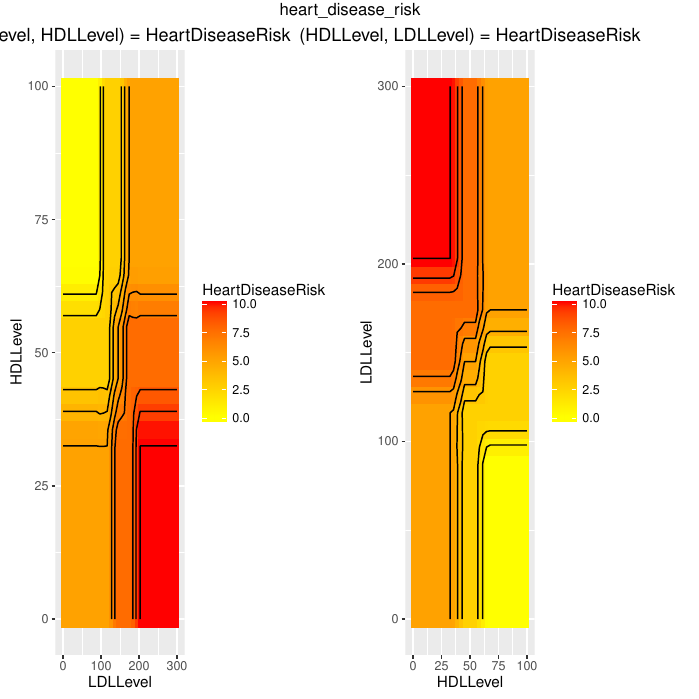

Generate this figure with R:
#R script generated with jfuzzylite 6.0.

library(ggplot2);

engine.name = "heart_disease_risk"
engine.fll = "Engine: heart_disease_risk
InputVariable: LDLLevel
  enabled: true
  range: 0.000 300.000
  lock-range: false
  term: Low Trapezoid -1.000 0.000 90.000 110.000
  term: LowBorderline Trapezoid 90.000 110.000 120.000 140.000
  term: Borderline Trapezoid 120.000 140.000 150.000 170.000
  term: HighBorderline Trapezoid 150.000 170.000 180.000 200.000
  term: High Trapezoid 180.000 200.000 300.000 301.000
InputVariable: HDLLevel
  enabled: true
  range: 0.000 100.000
  lock-range: false
  term: LowHDL Trapezoid -1.000 0.000 35.000 45.000
  term: ModerateHDL Trapezoid 35.000 45.000 55.000 65.000
  term: HighHDL Trapezoid 55.000 65.000 100.000 101.000
OutputVariable: HeartDiseaseRisk
  enabled: true
  range: 0.000 10.000
  lock-range: false
  aggregation: none
  defuzzifier: WeightedAverage TakagiSugeno
  default: nan
  lock-previous: false
  term: NoRisk Constant 0.000
  term: LowRisk Constant 2.500
  term: MediumRisk Constant 5.000
  term: HighRisk Constant 7.500
  term: ExtremeRisk Constant 10.000
RuleBlock: 
  enabled: true
  conjunction: Minimum
  disjunction: none
  implication: none
  activation: General
  rule: if LDLLevel is Low and HDLLevel is LowHDL then HeartDiseaseRisk is MediumRisk
  rule: if LDLLevel is Low and HDLLevel is ModerateHDL then HeartDiseaseRisk is LowRisk
  rule: if LDLLevel is Low and HDLLevel is HighHDL then HeartDiseaseRisk is NoRisk
  rule: if LDLLevel is LowBorderline and HDLLevel is LowHDL then HeartDiseaseRisk is MediumRisk
  rule: if LDLLevel is LowBorderline and HDLLevel is ModerateHDL then HeartDiseaseRisk is LowRisk
  rule: if LDLLevel is LowBorderline and HDLLevel is HighHDL then HeartDiseaseRisk is LowRisk
  rule: if LDLLevel is Borderline and HDLLevel is LowHDL then HeartDiseaseRisk is HighRisk
  rule: if LDLLevel is Borderline and HDLLevel is ModerateHDL then HeartDiseaseRisk is MediumRisk
  rule: if LDLLevel is Borderline and HDLLevel is HighHDL then HeartDiseaseRisk is LowRisk
  rule: if LDLLevel is HighBorderline and HDLLevel is LowHDL then HeartDiseaseRisk is HighRisk
  rule: if LDLLevel is HighBorderline and HDLLevel is ModerateHDL then HeartDiseaseRisk is HighRisk
  rule: if LDLLevel is HighBorderline and HDLLevel is HighHDL then HeartDiseaseRisk is MediumRisk
  rule: if LDLLevel is High and HDLLevel is LowHDL then HeartDiseaseRisk is ExtremeRisk
  rule: if LDLLevel is High and HDLLevel is ModerateHDL then HeartDiseaseRisk is HighRisk
  rule: if LDLLevel is High and HDLLevel is HighHDL then HeartDiseaseRisk is MediumRisk"

engine.fldFile = "heart_disease_risk.fld"
if (require(data.table)) {
    engine.df = data.table::fread(engine.fldFile, sep="auto", header="auto")
} else {
    engine.df = read.table(engine.fldFile, header=TRUE)
}

engine.plot.i1i2_o1 = ggplot(engine.df, aes(LDLLevel, HDLLevel)) + 
    geom_tile(aes(fill=HeartDiseaseRisk)) + 
    scale_fill_gradient(low="yellow", high="red") + 
    stat_contour(aes(x=LDLLevel, y=HDLLevel, z=HeartDiseaseRisk), color="black") + 
    ggtitle("(LDLLevel, HDLLevel) = HeartDiseaseRisk")

engine.plot.i2i1_o1 = ggplot(engine.df, aes(HDLLevel, LDLLevel)) + 
    geom_tile(aes(fill=HeartDiseaseRisk)) + 
    scale_fill_gradient(low="yellow", high="red") + 
    stat_contour(aes(x=HDLLevel, y=LDLLevel, z=HeartDiseaseRisk), color="black") + 
    ggtitle("(HDLLevel, LDLLevel) = HeartDiseaseRisk")

if (require(gridExtra)) {
    engine.plots = arrangeGrob(engine.plot.i1i2_o1, engine.plot.i2i1_o1, ncol=2, top=engine.name)
    ggsave(paste0(engine.name, ".pdf"), engine.plots)
    if (require(grid)) {
        grid.newpage()
        grid.draw(engine.plots)
    }
}
